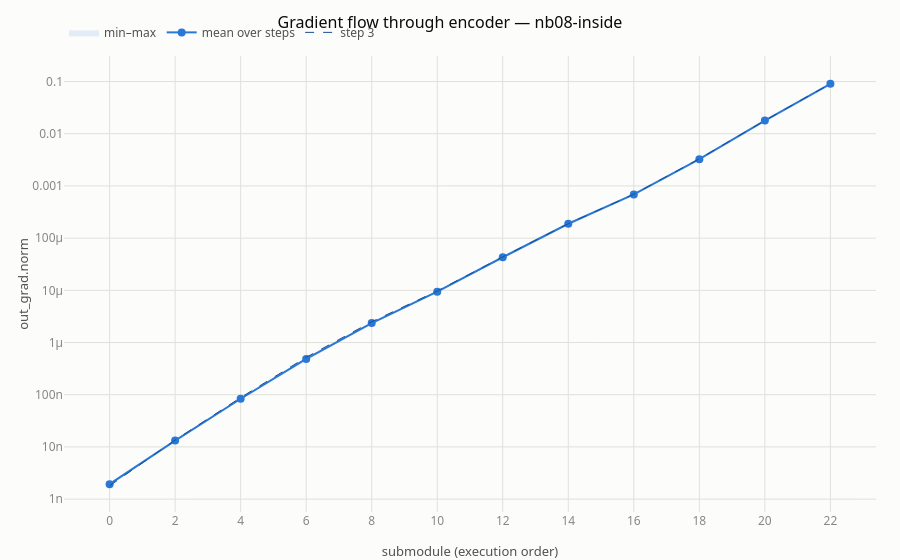

Notebook code for this chart:
### Markdown cell above
## El flujo de gradientes, capa a capa

El gráfico clásico: submódulos en orden de ejecución real en x, `|∂|`
en escala log en y. Un *vanishing* se lee como escalera que cae hacia
la entrada — aquí, varios órdenes de magnitud.

### Code cell
view = soma.RunView(run.dir)
view.plot_module_flow("encoder")

### Figure 1 — Plotly figure (JSON) as saved in the notebook; plotly's stock layout.template omitted (floating-point values rounded to 4 significant figures)
{"data": [{"fill": "toself", "fillcolor": "rgba(42, 120, 214, 0.12)", "hoverinfo": "skip", "line": {"width": 0}, "name": "min–max", "type": "scatter", "x": ["0", "2", "4", "6", "8", "10", "12", "14", "16", "18", "20", "22", "22", "20", "18", "16", "14", "12", "10", "8", "6", "4", "2", "0"], "y": [2.103e-09, 1.354e-08, 8.829e-08, 5.212e-07, 2.501e-06, 9.737e-06, 4.372e-05, 0.0001888, 0.0006938, 0.003312, 0.0179, 0.09056, 0.09042, 0.01777, 0.003212, 0.000685, 0.0001885, 4.24e-05, 9.085e-06, 2.232e-06, 4.488e-07, 7.972e-08, 1.306e-08, 1.794e-09]}, {"hovertemplate": "%{x}<br>mean out_grad.norm = %{y:.3e}<extra></extra>", "line": {"color": "#2a78d6", "width": 2}, "marker": {"size": 8}, "mode": "lines+markers", "name": "mean over steps", "type": "scatter", "x": ["0", "2", "4", "6", "8", "10", "12", "14", "16", "18", "20", "22"], "y": [1.931e-09, 1.322e-08, 8.374e-08, 4.84e-07, 2.361e-06, 9.397e-06, 4.302e-05, 0.0001886, 0.0006889, 0.003261, 0.01783, 0.09049]}, {"hovertemplate": "%{x}<br>step 3 = %{y:.3e}<extra></extra>", "line": {"color": "#184f95", "dash": "dash", "width": 1}, "mode": "lines", "name": "step 3", "type": "scatter", "x": ["0", "2", "4", "6", "8", "10", "12", "14", "16", "18", "20", "22"], "y": [1.794e-09, 1.354e-08, 8.829e-08, 5.212e-07, 2.501e-06, 9.737e-06, 4.372e-05, 0.0001888, 0.0006938, 0.003312, 0.0179, 0.09056]}], "layout": {"title": {"text": "Gradient flow through encoder — nb08-inside"}, "xaxis": {"title": {"text": "submodule (execution order)"}, "type": "category"}, "yaxis": {"title": {"text": "out_grad.norm"}, "type": "log"}}}
